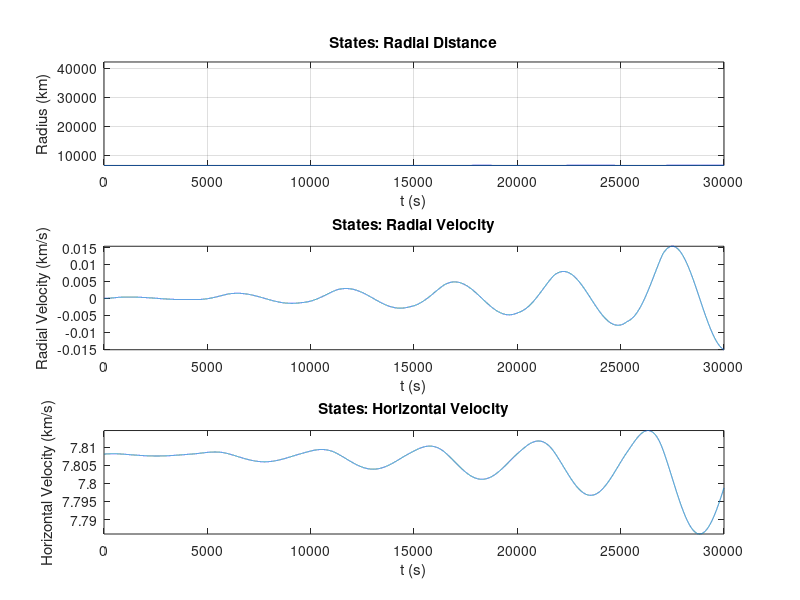
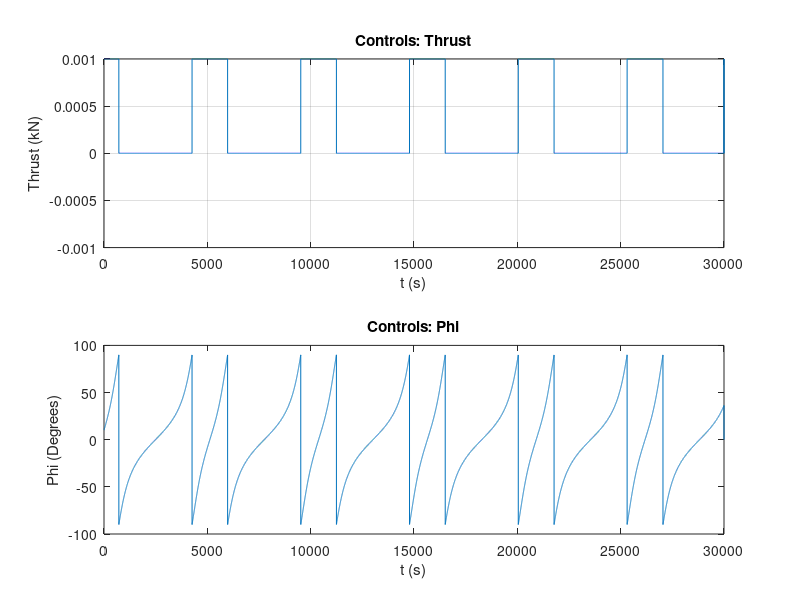

The MATLAB script that drew these images, in order:
%% Variation of Extremals with PMP for Low Thrust from LEO to GEO
% Devin Quach
clc 
clear all
close all

mu = 398600.5;                          % In km^3 /s^2
% === Desired Final State === %
TOF = 30002; %9*60*60;                          % 9 Hours In Seconds
r_final = 35786+6378;                   % Final Radius: kMeters
u_final = 0 ;                           % Final Radial Velocity:km/s 
v_final = sqrt(mu/r_final);             % Final Horizontal Velocity: km/s

% === Physical Constants === %
mdot = 0.1;                          % In kg/s Assumed to be Constant 
mo = 3000; %11600;                  % In kg (Mass of Hubble Telescope)


% === Computational Variables ==== %
NumTSteps = TOF;                         % # of TimeSteps                              
Deltat = TOF/NumTSteps;                  % Time Increments for # of time steps till TOF
t = 0:Deltat:TOF;
tol = 0.001;                              % End Condition
NumXVars = 3;

% === Weighting/Constants === % 
tau = 2;                              % Weighting on New Control
del = 1e-3;                              % Pertubation Size for Inital Costates 

% === Preallocating === %
X = ones(NumTSteps+1,NumXVars);         % Preallocating State Vector
a = zeros(NumTSteps+1,NumXVars);        % Preallocating EOM Vector
P = ones(NumTSteps+1,NumXVars)*(10e3);   % Initial Guess for P & Preallocating
Pdot = zeros(NumTSteps+1,NumXVars);     % Preallocating Costate Dot Vector
P(1,:) = [5-4.6833462165128,-857.693225185878,-4804.96591508175];  %From Dr.T's max radius problem 
% P(1,:) = [-1.56004780670084,2461.87889706418,-3223.51891396842];

% Assumption Givens for in a Vacumm (Merlin 1D) 
% === Physical Givens === %
r = 160+6378 ;                          % Initial Radius: kMeters
u = 0 ;                                 % Initial Radial Velocity: km/s
v = sqrt(mu/r);                         % Initial Horizontal Velocity: km/s
X(1,:) = [r, u, v];                     % Initial State Vector 

Thigh =0.001;% 981/mo;%981.5;                          % Higher Bound Constraint of Thrust Acceleration in km/s^2
Tlow = 0;                          % Lower Bound Constraint of Thrust in kN

iter = 1;                               % Start of iterations
while norm( X(end,:) - [r_final, u_final, v_final] ) > tol 
        % === Reduced Diff. Eqs & Propogate Costate Guess Forward to Find Final States=== %
        for k = 1:1:NumTSteps                   % Uses initial guess for P to perturb EOM vector and Pdot, then use Euler's Iteration to solve for a new X and P            
                
                
            u(k,2) = atan( P(k,2)/P(k,3) );                                                                % Control for Phi    
            
            if ((P(k,2)*sin(u(k,2)))/(mo-(mdot*t(k)))) + ((P(k,3)*cos(u(k,2)))/(mo-(mdot*t(k)))) > 1     % PMP Piecewise Control for T
               u(k,1) = Tlow;
            elseif  ((P(k,2)*sin(u(k,2)))/(mo-(mdot*t(k)))) + ((P(k,3)*cos(u(k,2)))/(mo-(mdot*t(k)))) < -1 
               u(k,1) = Thigh;
            else %((P(k,2)*sin(u(k,2)))/(mo-(mdot*t(k)))) + ((P(k,3)*cos(u(k,2)))/(mo-(mdot*t(k)))) < 1 && ((P(k,2)*sin(u(k,2)))/(mo-(mdot*t(k)))) + ((P(k,3)*cos(u(k,2)))/(mo-(mdot*t(k)))) > -1
               u(k,1) = 0; 
            end
                
            a(k,:) = [ X(k,2), ...
                (X(k,3)^2/X(k,1)) - (mu/(X(k,1))^2) + ((u(k,1)*sin(u(k,2)))/(mo-(mdot*t(k)))),...
                (-(X(k,3)*X(k,2))/(X(k,1))) + ((u(k,1)*cos(u(k,2)))/(mo-(mdot*t(k)))) ];                     % EOM Vector
            
            X(k+1,:) = a(k,:)*Deltat + X(k,:);                                                              % New State Vector using Forward Integration
            
            Pdot(k,:) = [ ((P(k,2)*(X(k,3))^2)/(X(k,1)^2)) - ((P(k,3)*X(k,3)*X(k,2))/(X(k,1)^2)) - ((2*P(k,2)*mu)/(X(k,1)^3)),...
                -P(k,1) + ((P(k,3)*X(k,3))/(X(k,1))),...
                -((2*P(k,2)*X(k,3))/X(k,1)) + ((P(k,3)*X(k,2))/(X(k,1))) ];                                 % CoState Dot Vector
            
            P(k+1,:) = Pdot(k,:)*Deltat + P(k,:);                                                           % New CoState Vector using Forward Integration
        end
        
        % === Part C: Influence Fcns === % Using Finite Difference
        
        for m = 1:1:3                                               % Column Wise  
            Ppert(1,:) = P(1,:);
            Xpert(1,:) = X(1,:);    
            Ppert(1,m) = (P(1,m)+del); 
                for k = 1:1:NumTSteps     % Uses initial guess for P to make perturb a vector, then use Euler's Iteration to solve for a new X 
          
                    u(k,2) = atan( Ppert(k,2)/Ppert(k,3) );                                                              % Control for Phi                
                    
                    if ((Ppert(k,2)*sin(u(k,2)))/(mo-(mdot*t(k)))) + ((Ppert(k,3)*cos(u(k,2)))/(mo-(mdot*t(k)))) > 1     % PMP Piecewise Control for T
                        u(k,1) = Tlow;
                    elseif  ((Ppert(k,2)*sin(u(k,2)))/(mo-(mdot*t(k)))) + ((Ppert(k,3)*cos(u(k,2)))/(mo-(mdot*t(k)))) < -1 
                        u(k,1) = Thigh;
                    else
                        u(k,1) = 0;
                    end
                    
            apert(k,:) = [ Xpert(k,2), ...
                (Xpert(k,3)^2/Xpert(k,1)) - (mu/(Xpert(k,1))^2) + ((u(k,1)*sin(u(k,2)))/(mo-(mdot*t(k)))),...
                (-(Xpert(k,3)*Xpert(k,2))/(Xpert(k,1))) + ((u(k,1)*cos(u(k,2)))/(mo-(mdot*t(k)))) ];                     % EOM Vector
            
            Xpert(k+1,:) = apert(k,:)*Deltat + Xpert(k,:);                                                              % New State Vector using Forward Integration
            
            Pdotpert(k,:) = [ ((Ppert(k,2)*(Xpert(k,3))^2)/(Xpert(k,1)^2)) - ((Ppert(k,3)*Xpert(k,3)*Xpert(k,2))/(Xpert(k,1)^2)) - ((2*Ppert(k,2)*mu)/(Xpert(k,1)^3)),...
                -Ppert(k,1) + ((Ppert(k,3)*Xpert(k,3))/(Xpert(k,1))),...
                -((2*Ppert(k,2)*Xpert(k,3))/Xpert(k,1)) + ((Ppert(k,3)*Xpert(k,2))/(Xpert(k,1))) ];                                 % CoState Dot Vector                                              
                    
            Ppert(k+1,:) = Pdotpert(k,:)*Deltat + Ppert(k,:);                                                               % Perturbed CoState Vector using Forward Integration
                end
            Px(:,m) =   (Xpert(end,:)-X(end,:))' / del ;                     % Column of Px                                       
        end

        P(1,:) = P(1,:) - tau*( (Px^-1)*( X(end,:) - [r_final, u_final, v_final] )')';        % Propogating through to get New Costate Vector
iter = iter+1;
end
u(end+1,:) = [0 0];

z(:,1) = X(:,1); 
z(:,2) = X(:,2); 
z(:,3) = X(:,3); 
z(:,4) = u(:,1); 
z(:,5) = u(:,2)*(180/pi);
% === Plotting Results === %

figure(1)
subplot(3,1,1)
plot(t,X(:,1))
title('States: Radial Distance')
xlabel('t (s)')
ylabel('Radius (km)')
axis([0 TOF r-10 r_final+10])
grid on

subplot(3,1,2)
plot(t,X(:,2))
title('States: Radial Velocity')
xlabel('t (s)')
ylabel('Radial Velocity (km/s)')
axis([0 TOF min(X(:,2)) max(X(:,2)) ])

subplot(3,1,3)
plot(t,X(:,3))
title('States: Horizontal Velocity')
xlabel('t (s)')
ylabel('Horizontal Velocity (km/s)')
axis([0 TOF min(X(:,3)) max(X(:,3))] )

figure(2)
subplot(2,1,1)
plot(t(1:end),u(:,1))
title('Controls: Thrust')
xlabel('t (s)')
ylabel('Thrust (kN)')
grid on
axis([0 TOF -Thigh Thigh ])

subplot(2,1,2)
plot(t(1:end),u(:,2)*180/pi)
title('Controls: Phi')
xlabel('t (s)')
ylabel('Phi (Degrees)')
axis([0 TOF -100 100] )
